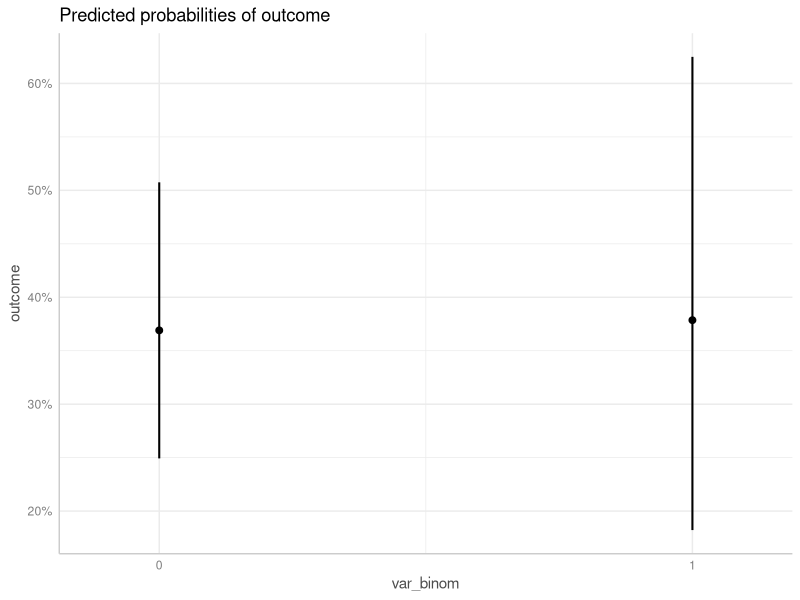
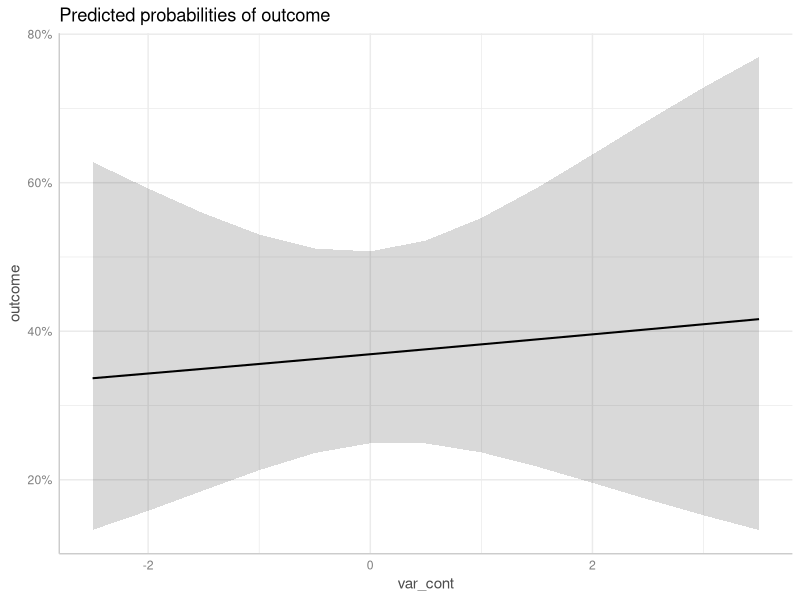
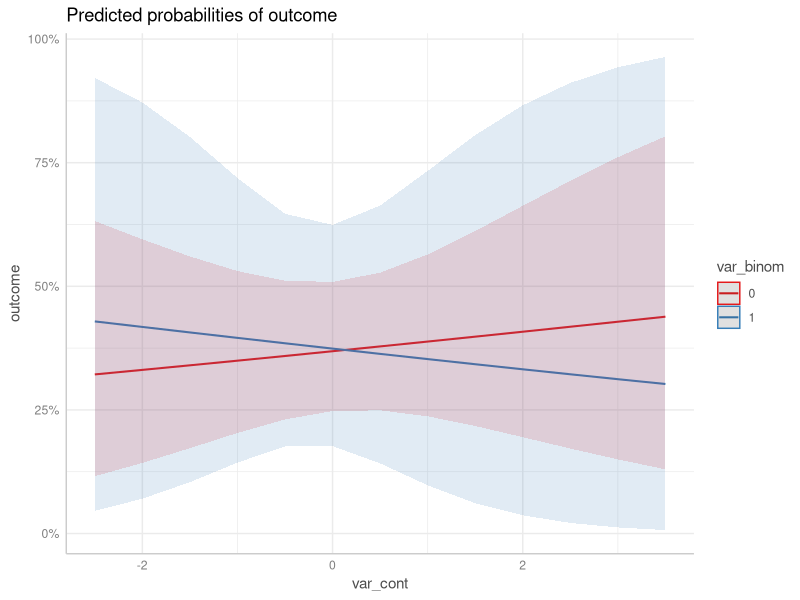
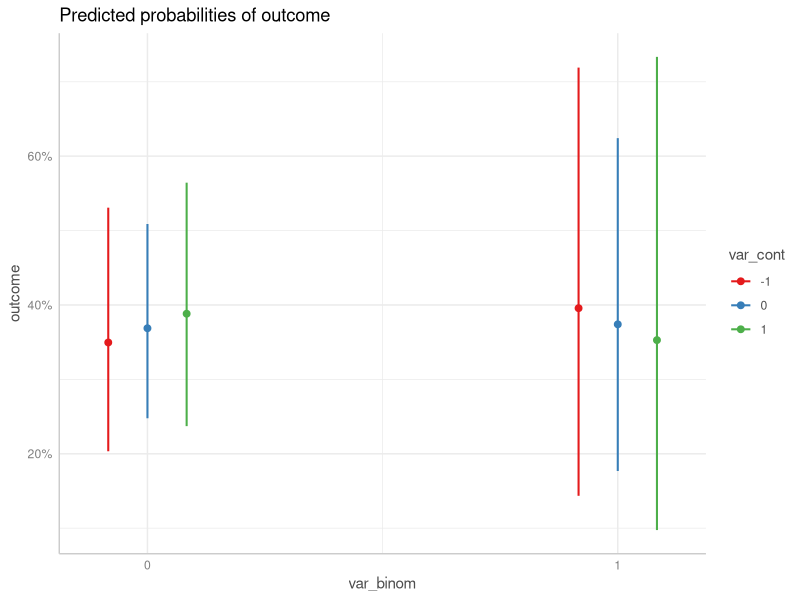
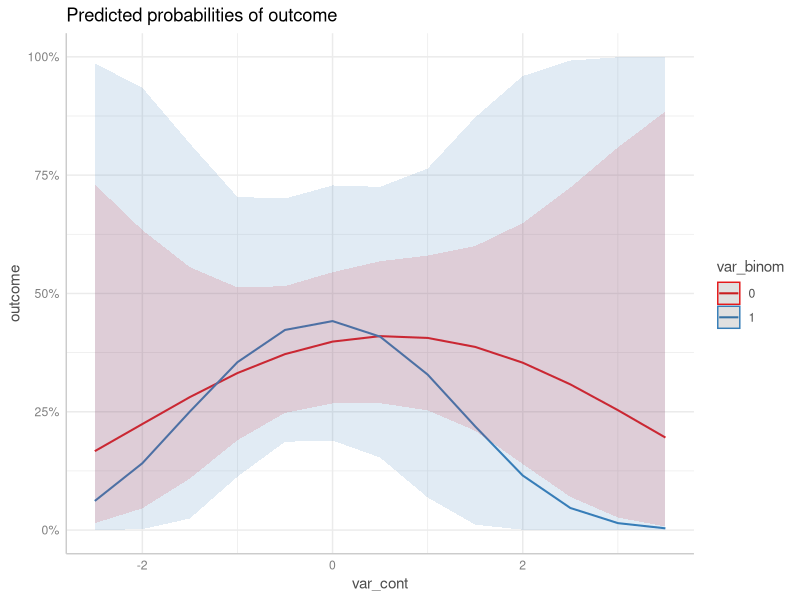
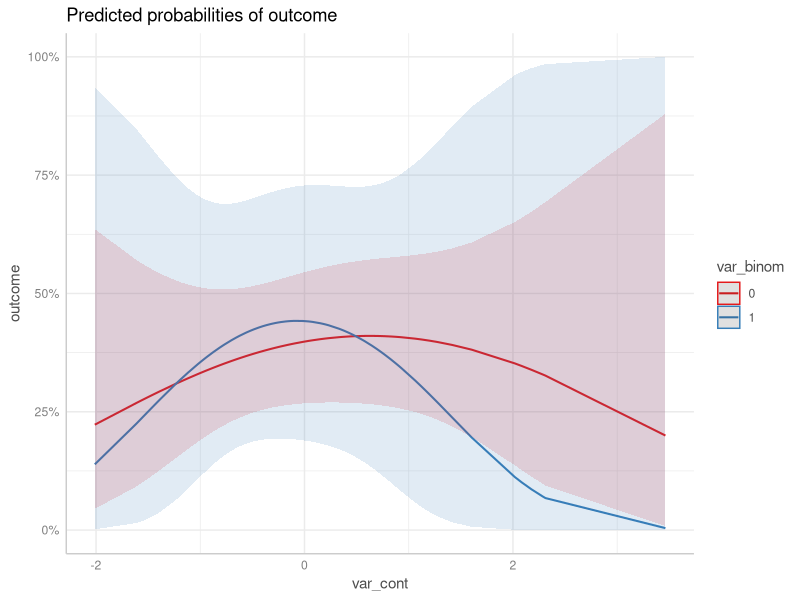
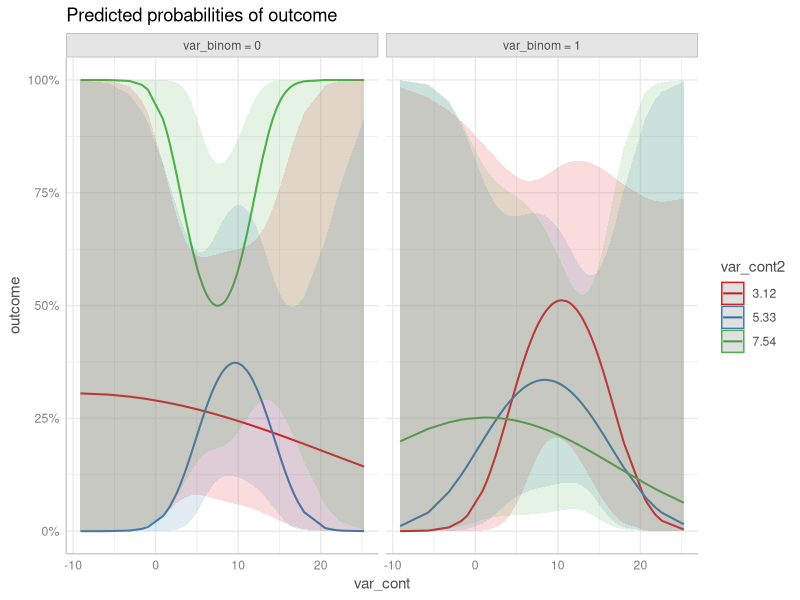

Recreate these plots in R, in order.
## ---- chunk 1
knitr::opts_chunk$set(collapse = TRUE, comment = "#>", dev = "png", fig.width = 7, fig.height = 5, message = FALSE, warning = FALSE)
## ---- chunk 2
library(ggeffects)
library(sjmisc)
library(lme4)
library(splines)

set.seed(123)

dat <- data.frame(
  outcome = rbinom(n = 100, size = 1, prob = 0.35),
  var_binom = as.factor(rbinom(n = 100, size = 1, prob = 0.2)),
  var_cont = rnorm(n = 100, mean = 10, sd = 7),
  group = sample(letters[1:4], size = 100, replace = TRUE)
)

dat$var_cont <- sjmisc::std(dat$var_cont)
## ---- chunk 3
m1 <- glmer(
  outcome ~ var_binom + var_cont + (1 | group), 
  data = dat, 
  family = binomial(link = "logit")
)
## ---- chunk 4
ggpredict(m1, "var_binom")

ggpredict(m1, "var_cont")
## ---- chunk 5
# save marginal effects in an object and plot
me <- ggpredict(m1, "var_binom")
plot(me)

# plot using the pipe
ggpredict(m1, "var_cont") %>% plot()
## ---- chunk 6
m2 <- glmer(
  outcome ~ var_binom * var_cont + (1 | group), 
  data = dat, 
  family = binomial(link = "logit")
)
## ---- chunk 7
ggpredict(m2, c("var_cont", "var_binom")) %>% plot()

ggpredict(m2, c("var_binom", "var_cont")) %>% plot()
## ---- chunk 8
m3 <- glmer(
  outcome ~ var_binom * poly(var_cont, degree = 2, raw = TRUE) + (1 | group), 
  data = dat, 
  family = binomial(link = "logit")
)
## ---- chunk 9
ggpredict(m3, c("var_cont", "var_binom")) %>% plot()
## ---- chunk 10
ggpredict(m3, c("var_cont [all]", "var_binom")) %>% plot()
## ---- chunk 11
set.seed(321)
dat <- data.frame(
  outcome = rbinom(n = 100, size = 1, prob = 0.35),
  var_binom = rbinom(n = 100, size = 1, prob = 0.5),
  var_cont = rnorm(n = 100, mean = 10, sd = 7),
  var_cont2 = rnorm(n = 100, mean = 5, sd = 2),
  group = sample(letters[1:4], size = 100, replace = TRUE)
)


m4 <- glmer(
  outcome ~ var_binom * poly(var_cont, degree = 2) * ns(var_cont2, df = 3) + (1 | group),
  data = dat, 
  family = binomial(link = "logit")
)
## ---- chunk 12
ggpredict(m4, c("var_cont [all]", "var_cont2", "var_binom")) %>% plot()
